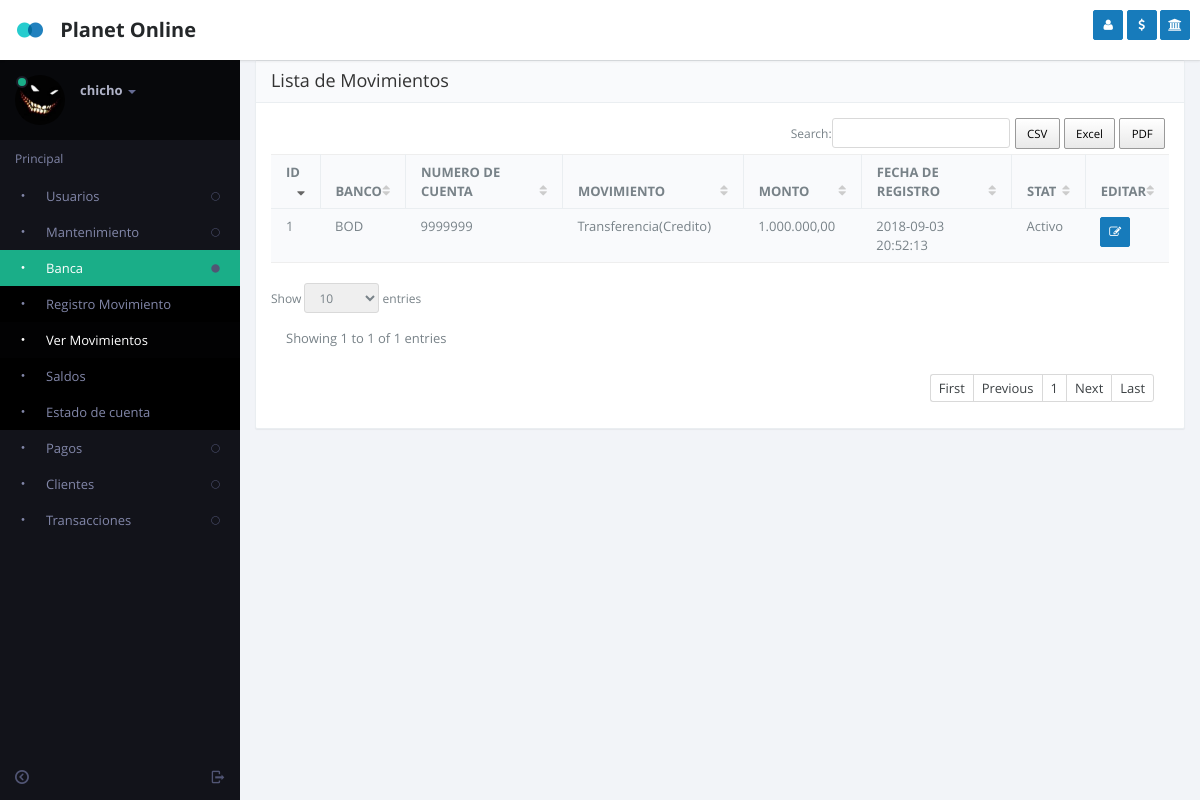
The page /mov_view.php (signed in) on the database as committed earlier.
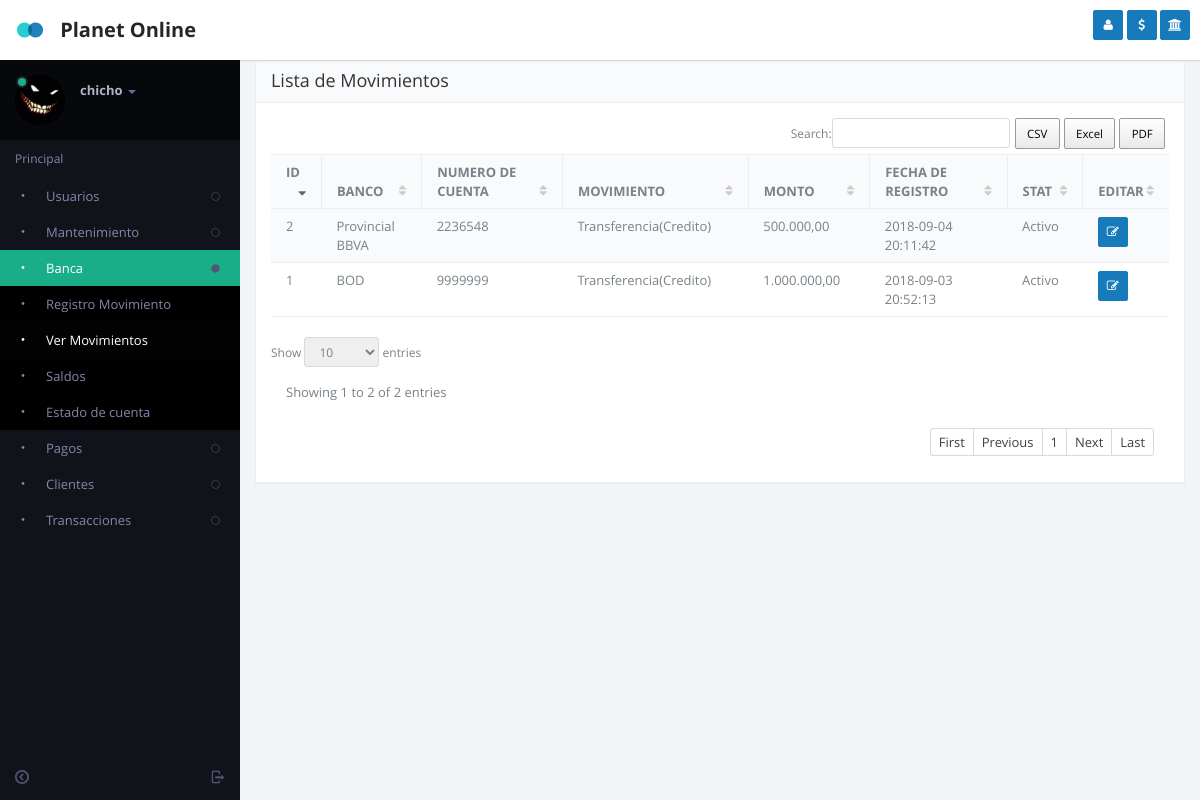
The same page on the database as committed later.
### tables this page shows
CREATE TABLE `mov_bank` (
  `id` int(11) NOT NULL,
  `id_bank` int(11) NOT NULL,
  `id_acount` int(11) NOT NULL,
  `type_mov` int(11) NOT NULL,
  `amount` decimal(11,2) NOT NULL,
  `descriptions` varchar(250) NOT NULL,
  `image` varchar(50) NOT NULL,
  `stat` int(11) NOT NULL,
  `id_user_reg` int(11) NOT NULL,
  `data_time` datetime NOT NULL
);

CREATE TABLE `bank` (
  `id` int(11) NOT NULL,
  `name` varchar(50) NOT NULL,
  `stat` int(11) NOT NULL,
  `id_user_reg` int(11) NOT NULL,
  `data_time` datetime NOT NULL
);

CREATE TABLE `acount_bank` (
  `id` int(11) NOT NULL,
  `id_bank` int(11) NOT NULL,
  `number_acount` varchar(30) NOT NULL,
  `descriptions` varchar(250) NOT NULL,
  `stat` int(11) NOT NULL,
  `id_user_reg` int(11) NOT NULL,
  `data_time` datetime NOT NULL
);

CREATE TABLE `type_mov` (
  `id` int(11) NOT NULL,
  `name` varchar(30) NOT NULL,
  `stat` int(11) NOT NULL
);

### include/defs.php (called while the page is built, shortened)
<?php
	function MySQLQuery($query)
	{
		$success= mysql_db_query($GLOBALS["DB_DBName"], $query);
		return $success;
	}
	function GetRecords($sql)
	{
		$check=MySQLQuery($sql);
		$return=array();
		$i=0;
		while ($row = mysql_fetch_array($check))
		 {
			$return[$i]=$row;
			$i++;
		}
		return $return;
	}
?>

### mov_view.php (the view, shortened to what this page needs)
<?php
    include("include/defs.php");
    include("header.php");
      $where = "where (1=1) ";
      $arrUser = GetRecords("SELECT
                             mb.id,
                             ab.number_acount,
                             mb.data_time,
                             mb.stat,
                             tm.name,
                             b.name as name_bank,
                             mb.amount,
                             tm.name as type_mov
                             from mov_bank mb inner join bank b on mb.id_bank = b.id
                                              inner join acount_bank ab on mb.id_acount = ab.id
                                              inner join type_mov tm on mb.type_mov = tm.id
                             $where
                             order by ab.id");
?>
	<section id="content">
          <section class="vbox">
            <section class="scrollable padder">
              <section class="panel panel-default">
                <header class="panel-heading">
                          <span class="h4">Lista de Movimientos</span>
                </header>
                <div class="panel-body">
                    <div class="table-responsive">
                        <table class="table table-striped b-t b-light" data-ride="datatables">
                          <thead>
                            <tr>
                              <th>ID</th>
                              <th>BANCO</th>
                              <th>NUMERO DE CUENTA</th>
                              <th>MOVIMIENTO</th>
                              <th>MONTO</th>
                              <th>FECHA DE REGISTRO</th>
                              <th>STAT</th>
                              <th>EDITAR</th>
                            </tr>
                          </thead>
                          <tbody>
                          <?PHP
                            foreach ($arrUser as $key => $value) {
                              $status = ($value['stat'] == 1) ? 'Activo' : 'Inactivo';
                            ?>
                          <tr>
                              <td class="tbdata"> <?php echo $value['id']?> </td>
                              <td class="tbdata"> <?php echo $value['name_bank']?> </td>
                              <td class="tbdata"> <?php echo $value['number_acount']?> </td>
                              <td class="tbdata"> <?php echo $value['type_mov']?> </td>
                              <td class="tbdata"> <?php echo number_format($value['amount'], 2, ',', '.');?> </td>
                              <td class="tbdata"> <?php echo $value['data_time']?> </td>
                              <td class="tbdata"> <?php echo $status?> </td>
                              <td>
                                <a href="modal_edit_mov_bank.php?id=<?php echo $value['id']?>" title="Editar Cuenta" data-toggle="ajaxModal" class="btn btn-sm btn-icon btn-primary"><i class="fa fa-edit (alias)"></i></a>
                              </td>
                          </tr>
                          <?php
                          }
                          ?>
                          </tbody>
                        </table>
                    </div>
                </div>
              </section>
            </section>
        </section>
    </section>
<?php
	include("footer.php");
?>

Rows that differ between the two databases and show on the page:
added mov_bank: id "2", id_bank.name "Provincial BBVA", acount_bank.number_acount "2236548", type_mov.name "Transferencia(Credito)", amount "500.000,00", data_time "2018-09-04 20:11:42", stat "Activo"
Other text that changed with them:
text written by a page script: "CSV Excel PDF Search: Show entries Showing 1 to 1 of 1 entries First Previous 1 Next Last" → "CSV Excel PDF Search: Show entries Showing 1 to 2 of 2 entries First Previous 1 Next Last"
